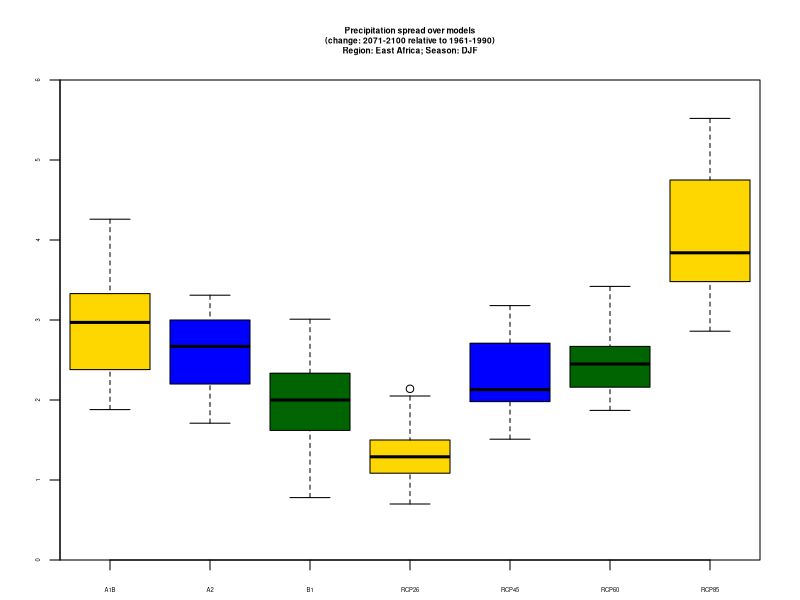

Recreate this plot in R.

## use "source( 'scatterBoxPlot.r' )"  from R prompt or "R -f scatterBoxPlot.r" from command line.
tab1 <- read.csv(file="IPCC-AR5-WGII-Chap21SM_scatter.csv",head=TRUE,sep=",",na.strings=c("NA"))
#n,T,pr,Model,Activity,Scenario,Region,Label,Mask,Season,Year

## or X11(type="Xlib")
jpeg('scatterBox.jpg', width=9., height=7., units="cm", res=1200)
par("mar")
par(
  mar      = c(2, 3, 4, 2),
  xaxs     = "i",
  yaxs     = "i",
  cex.axis = 0.35,
  cex.main = 0.5,
  cex.lab  = 0.75
)
par(mgp = c(4.2, .8, 0))
boxplot(pr~Scenario, data=tab1, notch=FALSE, ylim=c(0,6),
   subset = Label == "EAF" & Season == "DJF",
   col=(c("gold","blue","darkgreen")),
   main="Precipitation spread over models\n(change: 2071-2100 relative to 1961-1990)\nRegion: East Africa; Season: DJF")

dev.off()
